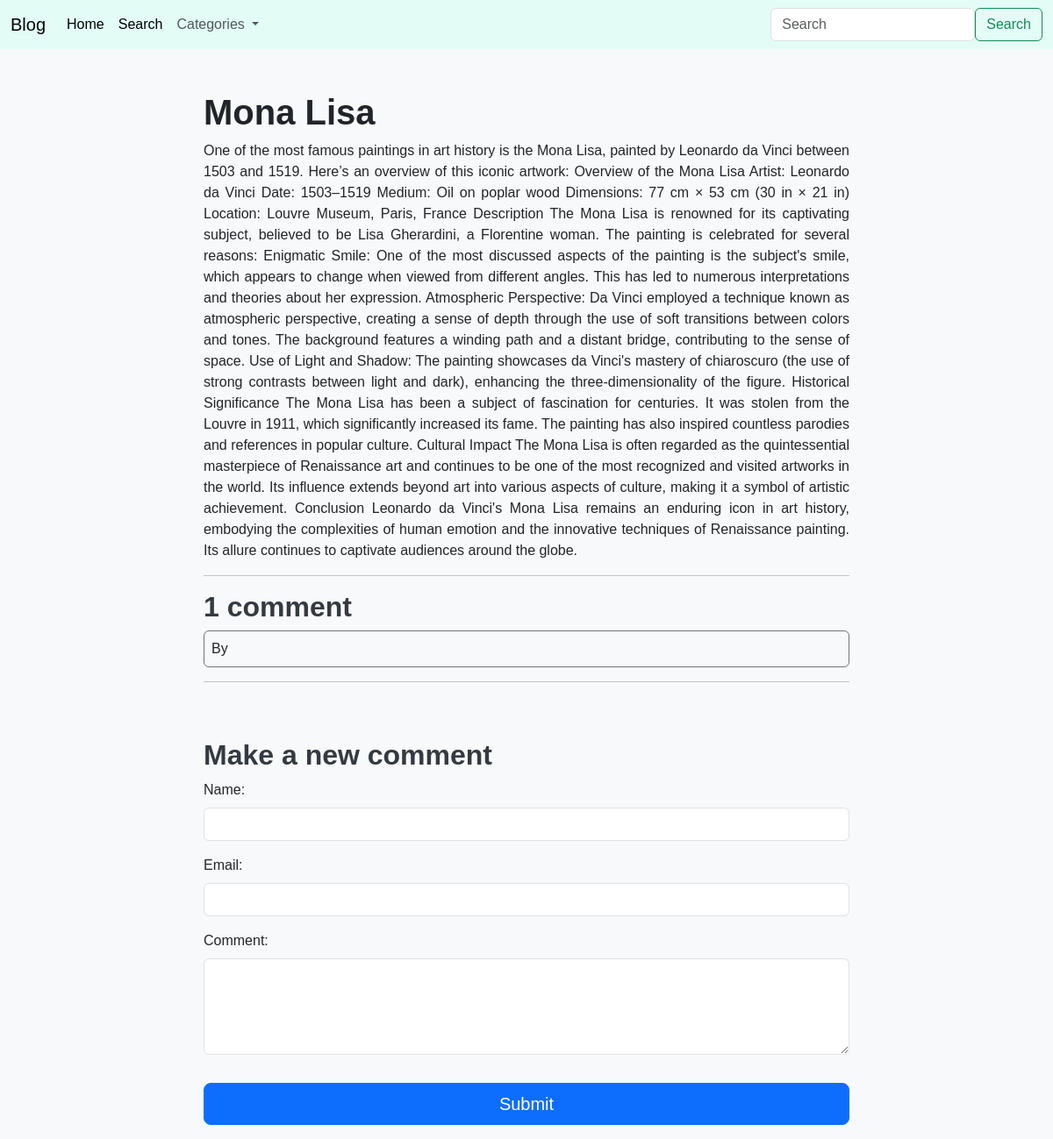
Page /mona-lisa/ on the committed database.
### blog/models.py (models this page shows, shortened)
class Post(models.Model):  #this is a new table (in the database) called Post. This is a model and each model in python is a python class that subclasses (models.Model), in other words: each model inherits from 'models.Model', which is the base class for all Django models. now we need to think about the attributes of this class. we just need to ask ourselves what do we need to store about each individual post: its "title", "url", "when it was published (publish date)", "who built the post (author)", "its content", and "status". ('status' here is referring to the fact that when we build a new post we might want to just keep it in a draft until we're ready to finish it, maybe we need to come back and finish it later and of course some posts are gnna be published so I need a way of determining whether a post is published or not to determine whether I should display it on the website).
    class NewManager(models.Manager):  #This is a custom manager
        def get_queryset(self):
            return super().get_queryset().filter(status='published') #we're gonna create a kind of a custom query set
    options = (       #This tuple defines the possible status options for a post. Each tuple element consists of two values: The first value is the actual value stored in the database (e.g., 'draft' or 'published'). The second value is a human-readable name for that status (e.g., 'Draft' or 'Published').
        ('draft', 'Draft'),
        ('published', 'Published'),
    )
    title = models.CharField(max_length=250) #Title Field. Type: 'CharField'. Purpose: Stores the title of the post.
    category = models.ForeignKey(Category, on_delete=models.PROTECT, default=3, related_name="posts")#ساختیم،هم جزو همین کتگوری قرار خواهند گرفت Category است. از طرفی تمام پست‌هایی هم که تا الان، قبل از ایجاد مدلdefault آیدی کتگوری دیفالت که 3 هست را بهش دادیم پس هر وقت پست جدیدی درست کنیم کتگوری دیفالتش #"PROTECT":Forbid the deletion of the referenced object. In this case, it means this is gonna forbid the deletion of our categories. This is gonna avoid people being able to delete any of our categories.    # we can't make a new post unless we give it a category.
    excerpt = models.TextField(null=True)
    cardimage = models.ImageField(upload_to=user_directory_path, blank=True, null=True)  #so now when l add a new image it should be uploaded to a directory that matches the id of that particular post and the name of the image.
    slug = models.SlugField(max_length=250, unique_for_date='publish_date') #Slug Field. Type: 'SlugField'. Purpose: Stores a URL-friendly version of the title, often used in URLs. #For example, if you have a blog post titled "Understanding Django Models," the slug might be 'understanding-django-models'. This makes the URL more user-friendly and easier to remember, such as:'example.com/posts/understanding-django-models #The 'unique_for_date='publish'' argument adds a significant constraint: This constraint guarantees that no two posts can have the same slug on the same publish date. For instance, if you publish two articles on the same day with similar titles, this prevents both from having the same slug. Benefits of Using Slugs: Readability: Slugs make URLs easier to read and understand for users. SEO(search engine optimization) Friendly: Search engines often favor URLs that include keywords relevant to the content. Avoiding IDs: Instead of using numeric IDs in URLs (which are not meaningful to users), slugs provide context about the content.
    publish_date = models.DateTimeField(default=timezone.now) #Publish Date Field. Type: 'DateTimeField'. Purpose: Stores the date and time when the post is published.
    author = models.ForeignKey(User, on_delete=models.CASCADE, related_name='blog_posts')#we created a foreignkey to the table 'User' #we're gonna store the username of that user who built the post into this field using foreignkey. #Author Field. Type: 'ForeignKey'. Purpose: Creates a relationship with the 'User' model, indicating who authored the post. On Delete Behavior: If the user is deleted, all their related posts will also be deleted (CASCADE). Related Name: Allows access to all posts by a user through 'user_instance.blog_posts'. The term 'related name' in Django refers to a convenient way to access related objects from the reverse side of a foreign key relationship. In your 'Post' model, this line indicates that each 'Post' is linked to a 'User' (the author). The 'related_name='blog_posts'' allows you to access all posts written by a specific user in a more intuitive manner.
    content = models.TextField() #Content Field. Type: 'TextField'. Purpose: Stores the main content of the blog post. This field can hold a large amount of text.
    status = models.CharField(max_length=10, choices=options, default='draft') #Status Field. Type: 'CharField'. Purpose: Indicates whether the post is in draft or published status.Choices: Limited to values defined in the options tuple. Default Value: Set to 'draft' when a post is created.
    objects = models.Manager() #default manager
    newmanager = NewManager()  #custom manager
    class Meta:  #we want to define the ordering of our list of 'Post' instances (or simply our posts). we want to order it by publish date.
        ordering = ('-publish_date',)
    '''
    reverse('blog:post_single', ...):
      The 'reverse()' function takes the name of the URL pattern as its first argument. In this case, 'blog:post_single' refers to a URL pattern defined in your 'urls.py' file under the namespace 'blog' named 'post_single'. This pattern should correspond to a view that handles displaying a single blog post.
    args=[self.slug]:
      The 'args' parameter is used to pass positional arguments to the URL. Here, 'self.slug' refers to the slug attribute of the model instance (e.g., a unique identifier for the blog post). This slug will be inserted into the URL where needed, allowing Django to construct the correct path for that specific post.
    example:When you call 'some_post.get_absolute_url()', where 'some_post' is an instance of 'Post' model, it will return a URL like '/blog/my-first-post/', assuming the slug for that post is 'my-first-post'.
    '''

### blog/views.py (the view, shortened to what this page needs)
# urls.py: path('<slug:post>/', views.post_single, name='post_single'), #اون اسلاگ : در واقع داره دیتاتایپ رو مشخص میکنه و اهمیتی نداره#post_single ایی به نامFBV و پاسش بده به post عه رو بریز توی متغیری به نام s
def post_single(request, post): #this value here 'post' represents that value on 'urls.py' file (that 'post' in '<slug:post>/'). so now what we're going to do now is utilizing this information to make a query to the database. so in SQL terms the query that we're going to make is select all from 'Post' model (table) where slug is equal to whatever is in here ('post'). (but first we import "get_object_or_404" which is going to be utilized if the object doesn't exist the webpage is going to return 404)
    mypost = get_object_or_404(Post, slug=post, status='published') #می‌ریزیم mypost ورودی تابع‌مان هست را جمع‌آوری کرده و در متغیری به نام post اطلاعات اون پستی را که اسلاگش برابر یا اسلاگ ذخیره شده در پارامتر
    previouscomments = mypost.comments.filter(status=True) #previouscomments است. تمام کامنت‌های مربوط به آن پست را جمع‌آوری و ذخیره می‌کنیم در متغییری به نام Comment تعریف شده در مدل related_name همون comments این
    page = request.GET.get('page', 1)
    paginator = Paginator(previouscomments, 6)  #this is defining how many items (comments) you what to show on each page. so we want to divide the all comments by 3. so we're gonna show 3 items per page
    try:  #we're gonna try and get the comments and create the pagination
        comments = paginator.page(page)
    except PageNotAnInteger: #raised when page() is given a value that isn't an integer.
        comments = paginator.page(1)
    user_comment = None
    if request.method == 'POST':  #اگه یکی کامنتی گذاشته بود
        comment_form = NewCommentForm(request.POST)  #همه اطلاعات مربوط به اون کامنت گذاشته شده را جمع‌آوری می‌کنیم
        if comment_form.is_valid(): #اگه اطلاعات ولید بود#so now we're going to check the data to make sure it's valid and we're gonna able to actually put it in our database
            user_comment = comment_form.save(commit=False)#سیوشون کن #we're gonna then start preparing and saving that data to commit to the database. you can see here we save that data we don't commit yet to the database, because we need one more piece of information. we need to associate that comment to a post so the post that they're working on currently, we need to
            user_comment.post = mypost
            user_comment.save()  #finally we save all that data to the database
            return HttpResponseRedirect('/' +mypost.slug) #now the user returns to the page and we can see the comment
    else:
        comment_form = NewCommentForm()
    return render(request, 'beautifulmpttsingle.html', {'individualpost': mypost, 'user_comment': user_comment, 'previouscomments': previouscomments,'comments': comments, 'comment_form': comment_form}) #ازشان استفاده شده single.html کلیدهای این دیکشنری همون اسم‌هایی هستند که در تمپلیت مربوطه یعنی

### blog/views.py (called while the page is built)
def Category_navbar(request):
    categorynavbar = Category.objects.exclude(name='default') #This is our query that's gonna query all the categories from the 'Category' table and then output everything put it into 'categorynavbar' variable, but it's going to exclude 'default' category. #we exclude 'default' category 'cause we don't want it to be in our drop-down list
    content = {
        "category_list": categorynavbar,
    }
    return content

### blog/templates/beautifulmpttsingle.html (shortened to what this page needs)
{%extends "base.html"%}
{% block content %}
    <div class="container">
        <div class="row justify-content-md-center pt-5">
            <div class="col-md-8">
                <div class="col-12"><h1><b>{{individualpost.title}}</b></h1></div>
                <div class="col-12"><p>{{individualpost.content|safe}}</p></div>
            <hr>
            <div class="col-md-12">{% with previouscomments.count as total_comments %}
            <h2><b>{{ total_comments }} comment{{ total_comments|pluralize }}</b></h2>
            {% endwith %}
            {% load mptt_tags %}
            <div>
            {% recursetree comments %}
            <div id="{{ node.id }}" class="my-2 p-2 border border-secondary rounded">
                <div class="d-flex justify-content-between">By {{ node.name }}<div>{{ node.publish }}</div></div>
            </div>
            <hr>
            {% endrecursetree %}
            </div>
            <div class="py-4">
            </div>
            <h2><b>Make a new comment</b></h2>
            <form id="myForm" method="post">
                <div class="mb-3">
                    <label for="id_name" class="form-label">Name:</label>
                    <input type="text" name="name" class="form-control" id="id_name" maxlength="50" required>
                </div>
                <div class="mb-3">
                    <label for="id_email" class="form-label">Email:</label>
                    <input type="email" name="email" class="form-control" id="id_email" maxlength="254" required>
                </div>
                <div class="mb-3">
                    <label for="id_content" class="form-label">Comment:</label>
                    <textarea name="content" class="form-control" id="id_content" cols="40" rows="4" required></textarea>
                </div>
                <button type="submit" class="btn btn-primary btn-lg w-100 mt-3 mb-3">Submit</button>
            </form>
        </div>
    </div>
{% endblock %}

### blog/templates/beautifulmpttsingle.html (style rules this page uses)
p { text-align: justify; margin: 0 0 1em; }
body { background-color: #f8f9fa; font-family: Arial, sans-serif; }
h2 { color: #343a40; }

### rows in the picture
Post: title "Mona Lisa", content "One of the most famous paintings in art history is the Mona Lisa, painted by Leonardo da Vinci between 1503 and 1519. Here’s an overview of this iconic artwork: Overview of the Mona Lisa Artist: Leonardo da Vinci Date: 1503–1519 Medium: Oil on poplar wood Dimensions: 77 cm × 53 cm (30 in × 21 in) Location: Louvre Museum, Paris, France Description The Mona Lisa is renowned for its captivating subject, believed to be Lisa Gherardini, a Florentine woman. The painting is celebrated for several reasons: Enigmatic Smile: One of the most discussed aspects of the painting is the subject's smile, which appears to change when viewed from different angles. This has led to numerous interpretations and…"

### other values in the picture
{{ total_comments }} "1"
